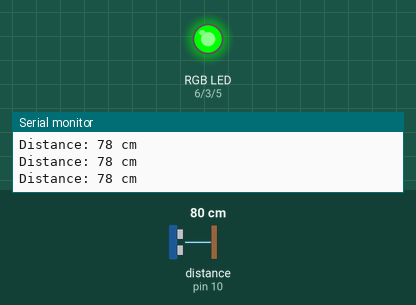
A sketch run on a simulated Arduino Uno, built with avr-gcc and run on an emulated ATmega328P. Shown: an RGB LED mixed from three pins (HIGH = lit), the last lines printed to the serial monitor. Wiring (inferred from the names in the program): ultrasonic range finder: trigger pin 9; echo pin 10. The inputs (shaded band) are chosen by the test bench; at power-on: distance to the obstacle (sensor on pin 10) 80 cm. The echo pulse lasts 58.3 µs per cm; pins used as bus, display or sensor lines are not drawn.

Above: at 1.2 s.
1.3 s: distance to the obstacle (sensor on pin 10) set to 33 cm
2.8 s: distance to the obstacle (sensor on pin 10) set to 28 cm
At 3.6 s:
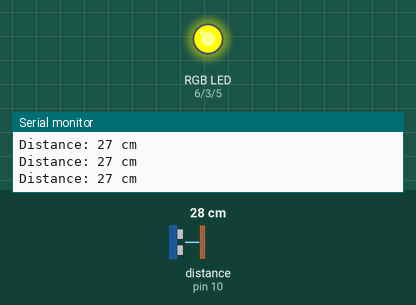
4.3 s: distance to the obstacle (sensor on pin 10) set to 13 cm
7.3 s: distance to the obstacle (sensor on pin 10) set to 10 cm
At 8.6 s:
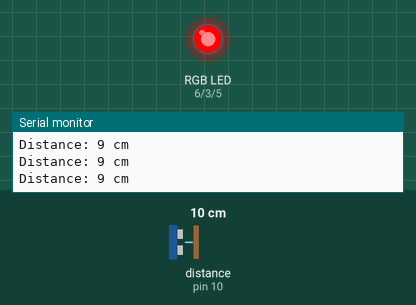
9.0 s: distance to the obstacle (sensor on pin 10) set to 18 cm
At 10.2 s:
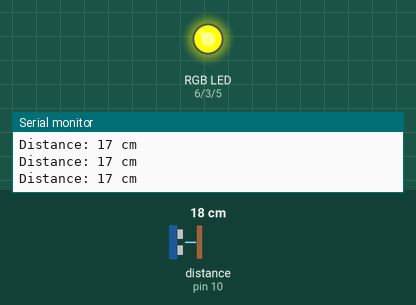
10.6 s: distance to the obstacle (sensor on pin 10) set to 2 cm
At 11.9 s:
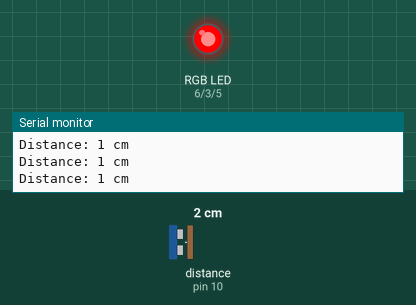
Timing chart, 0 to 13.2 s (numbered marks = the images above; inputs shaded):
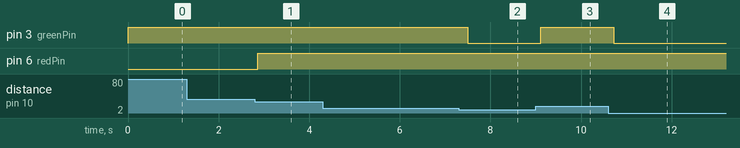

The sketch:

Distance_Alert_System.ino
```cpp
// Aim: Distance Alert System using HC-SR04 & RGB light

const int trigPin = 9;
const int echoPin = 10;

const int redPin = 6;
const int greenPin = 3;
const int bluePin = 5;

long duration;
int distance;

void setup() {
  pinMode(trigPin, OUTPUT);
  pinMode(echoPin, INPUT);

  pinMode(redPin, OUTPUT);
  pinMode(greenPin, OUTPUT);
  pinMode(bluePin, OUTPUT);

  Serial.begin(9600);
}

void loop() {
  // Send ultrasonic pulse
  digitalWrite(trigPin, LOW);
  delayMicroseconds(2);

  digitalWrite(trigPin, HIGH);
  delayMicroseconds(10);

  digitalWrite(trigPin, LOW);

  // Read echo
  duration = pulseIn(echoPin, HIGH);

  // Calculate distance
  distance = duration * 0.034 / 2;

  Serial.print("Distance: ");
  Serial.print(distance);
  Serial.println(" cm");

  if (distance > 30) {
    // Green - Safe
    digitalWrite(redPin, LOW);
    digitalWrite(greenPin, HIGH);
    digitalWrite(bluePin, LOW);
  }
  else if (distance > 10) {
    // Yellow - Warning (Red + Green)
    digitalWrite(redPin, HIGH);
    digitalWrite(greenPin, HIGH);
    digitalWrite(bluePin, LOW);
  }
  else {
    // Red - Very Close
    digitalWrite(redPin, HIGH);
    digitalWrite(greenPin, LOW);
    digitalWrite(bluePin, LOW);
  }

  delay(200);
}
```

Measured:
- the behaviour switches between 32 and 31 cm on distance to the obstacle (sensor on pin 10) (found by bisection; images 0 and 1)
- the behaviour switches between 12 and 11 cm on distance to the obstacle (sensor on pin 10) (found by bisection; images 1 and 2)
- after the input at 2.8 s, pin 6 (redPin): LOW → HIGH after 0.06 s
- after the input at 7.3 s, pin 3 (greenPin): HIGH → LOW after 0.20 s
- after the input at 9.0 s, pin 3 (greenPin): LOW → HIGH after 0.11 s
- after the input at 10.6 s, pin 3 (greenPin): HIGH → LOW after 0.12 s
